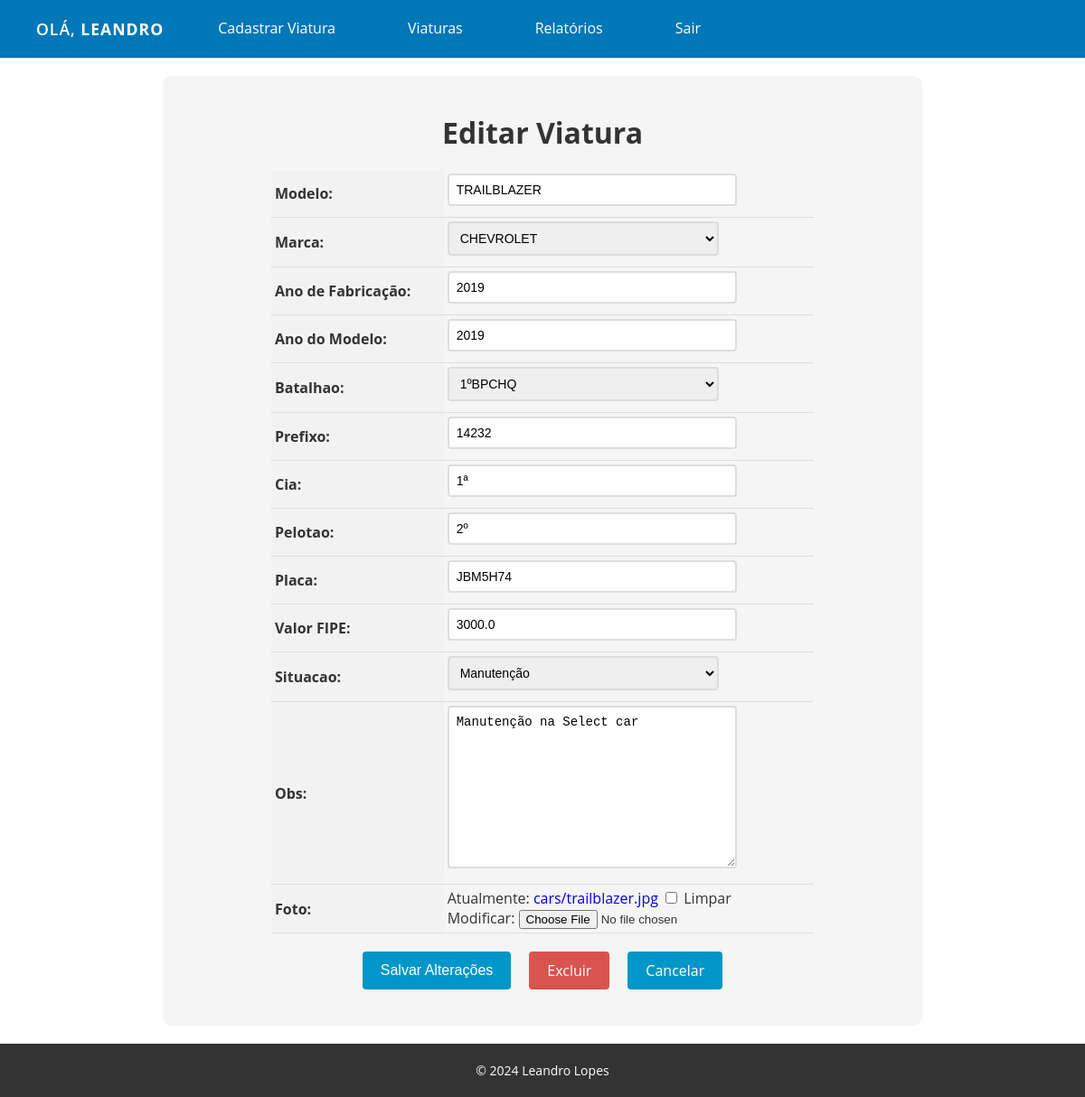
The page /cars/20/update/ (signed in) on the database its author committed.
### cars/models.py (models this page shows, shortened)
class Car(models.Model):
    id = models.AutoField(primary_key=True)
    model = models.CharField(max_length=200, null=True, blank=True, verbose_name="Modelo")
    brand = models.ForeignKey(Brand, on_delete=models.PROTECT, related_name='car_brand', verbose_name="Marca")
    factory_year = models.IntegerField(blank=True, null=True, verbose_name="Ano de Fabricação")
    model_year = models.IntegerField(blank=True, null=True, verbose_name="Ano do Modelo")
    batalhao = models.ForeignKey(Batalhao, blank=True, null=True, on_delete=models.PROTECT, related_name='cars_batalhao')  # ForeignKey para Batalhao
    prefixo = models.CharField(max_length=10, blank=True, null=True)
    cia = models.CharField(max_length=5, blank=True, null=True)
    pelotao = models.CharField(max_length=5, blank=True, null=True)
    plate = models.CharField(max_length=10, blank=True, null=True, verbose_name="Placa")
    value = models.FloatField(blank=True, null=True, verbose_name="Valor FIPE:")
    situacao = models.ForeignKey(Situacao, blank=True, null=True, on_delete=models.PROTECT, related_name='cars_situacao')
    obs = models.TextField(blank=True, null=True)
    photo = models.ImageField(upload_to='cars/', blank=True, null=True, verbose_name="Foto")

### cars/views.py (the view, shortened to what this page needs)
# urls.py: path('cars/<int:pk>/update/', CarUpdateView.as_view(), name='car_update'),
@method_decorator(login_required(login_url='login'), name='dispatch')
class CarUpdateView(UpdateView):
    model = Car
    form_class = CarModelForm
    template_name = 'car_update.html'

### cars/forms.py (shortened to what this page needs)
class CarModelForm(forms.ModelForm):
    class Meta:
        model = Car #qual modelo? = lá do Car
        fields = '__all__' #quais campos do modelo Car? = Todos

### cars/models.py (called while the page is built)
    def __str__(self):
        return self.name

    def __str__(self):
        return self.name

    def __str__(self):
        return self.name

### cars/templates/car_update.html (shortened to what this page needs)
{% extends "base.html" %}
{% block content %}
  <form method="post" enctype="multipart/form-data">
    <h1>Editar Viatura</h1>
    <table>
      {{ form.as_table }}
    </table>
    <div>
      <div class="buttons-container">
        <input type="submit" value="Salvar Alterações" class="btn btn-primary">
        <a href="{% url 'car_delete' pk=object.pk %}" class="btn btn-danger">Excluir</a>
        <a href="{% url 'cars_list' %}" class="btn btn-secondary">Cancelar</a>
      </div>
    </div>
  </form>
{% endblock %}

### app/templates/base.html (shortened to what this page needs)
<!DOCTYPE html>
<html lang="en">
<head>
</head>
<body>
    <header>
        <nav>
            <ul>
                {% if user.is_authenticated %}
                    <li class="user-info">Olá, <strong> {{ user.username }} </strong></li>
                    <li><a href="{% url 'new_car' %}">Cadastrar Viatura</a></li>
                {% endif %}
                <li><a href="{% url 'cars_list' %}">Viaturas</a></li>
                <li><a href="{% url 'dashbord' %}">Relatórios</a></li>
                {% if user.is_authenticated %}
                    <li><a href="{% url 'logout' %}" id="logout-link">Sair</a></li>
                {% endif %}
            </ul>
        </nav>
    </header>
    <main>
        {% block content %}
        {% endblock %}
    </main>
    <footer>
        <p>&copy; 2024 Leandro Lopes</p>
    </footer>
</body>
</html>

### app/templates/base.html (style rules this page uses)
body { font-family: 'Open Sans', sans-serif; background-color: #f0f0f0; color: #333; margin: 0; padding: 0; overflow-x: hidden; }
header { background-color: #0077b6; color: #fff; box-shadow: 0 4px 15px rgba(0, 0, 0, 0.1); padding: 20px 0; transition: padding 0.3s ease; }
nav { max-width: 1200px; margin: 0 auto; display: flex; justify-content: space-between; align-items: center; padding: 0 20px; }
nav ul { list-style: none; display: flex; padding: 0; margin: 0; }
nav ul li { margin: 0 20px; position: relative; }
nav ul li a { color: #fff; text-decoration: none; font-size: 16px; font-weight: 500; padding: 10px 20px; border-radius: 5px; transition: background-color 0.3s ease, transform 0.2s ease, box-shadow 0.3s ease; }
.user-info { font-size: 1.1rem; font-weight: 600; color: #fff; text-transform: uppercase; letter-spacing: 1px; transition: transform 0.6s ease-in-out; }
main { padding: 20px; background-color: #fff; opacity: 0; animation: fadeIn 1s forwards; }
footer { background-color: #333; color: #fff; padding: 20px; text-align: center; font-size: 14px; }
footer p { margin: 0; }

### cars/templates/car_update.html (style rules this page uses)
form { max-width: 800px; margin: 0 auto; padding: 20px; background-color: #f5f5f5; border-radius: 10px; }
form h1 { font-size: 2rem; margin-bottom: 20px; text-align: center; }
table { margin: 0 auto; border-collapse: collapse; width: 100%; max-width: 600px; }
th, td { padding: 4px; text-align: left; border-bottom: 1px solid #ddd; }
th { background-color: #f2f2f2; }
input[type="text"], input[type="number"], select, textarea { padding: 8px; font-size: 14px; border: 2px solid #ddd; border-radius: 4px; width: 100%; max-width: 300px; margin-bottom: 8px; transition: border-bottom-color 0.3s ease-in-out; }
.btn { background-color: #0096c7; color: #fff; border: none; padding: 10px 20px; font-size: 16px; border-radius: 4px; cursor: pointer; transition: background-color 0.3s ease-in-out; }
.buttons-container { display: flex; justify-content: center; margin-top: 20px; margin-bottom: 20px; }
.btn { display: inline-block; background-color: #0096c7; color: #fff; border: none; padding: 10px 20px; font-size: 16px; border-radius: 4px; cursor: pointer; transition: background-color 0.3s ease-in-out; margin: 0 10px; }
.btn-danger { background-color: #d9534f; text-decoration: none !important; }
a { text-decoration: none !important; }

### rows shown on the page
Car: model "TRAILBLAZER", brand "CHEVROLET", factory_year "2019", model_year "2019", batalhao "1ºBPCHQ", prefixo "14232", cia "1ª", pelotao "2º", plate "JBM5H74", value "3000.0", situacao "Manutenção", obs "Manutenção na Select car"

### other values the page prints
{{ user.username }} "LEANDRO"
